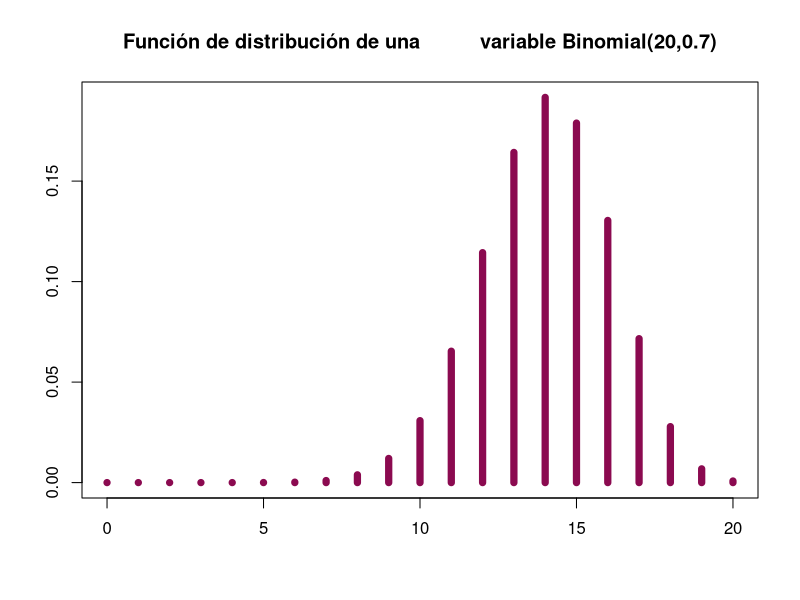

R code for this plot:
## ---- chunk 1

# Datos

T=18                                   #Número de éxitos
alpha=0.05                             #Nivel de significancia
n=20                                   #Tamaño de la muestra
p=0.70                                 #Proporción  

t=qbinom(.95,n,p)                       #Valor crítico
t
pvalue=1-pbinom(17,20,.7)                 #P-value
#Otra opción sería: 1-pbinom(17,20,.7, lower.tail = F)
pvalue
## ---- chunk 2

w=0:20
plot(0:20,dbinom(0:20,20,0.7),type="h",xlab = " ",
     ylab = " ",col= "deeppink4",lwd=7,main="Función de distribución de una          variable Binomial(20,0.7)")

## ---- chunk 3
binom.test(T,n, p = 0.7, alternative = c("greater"))
